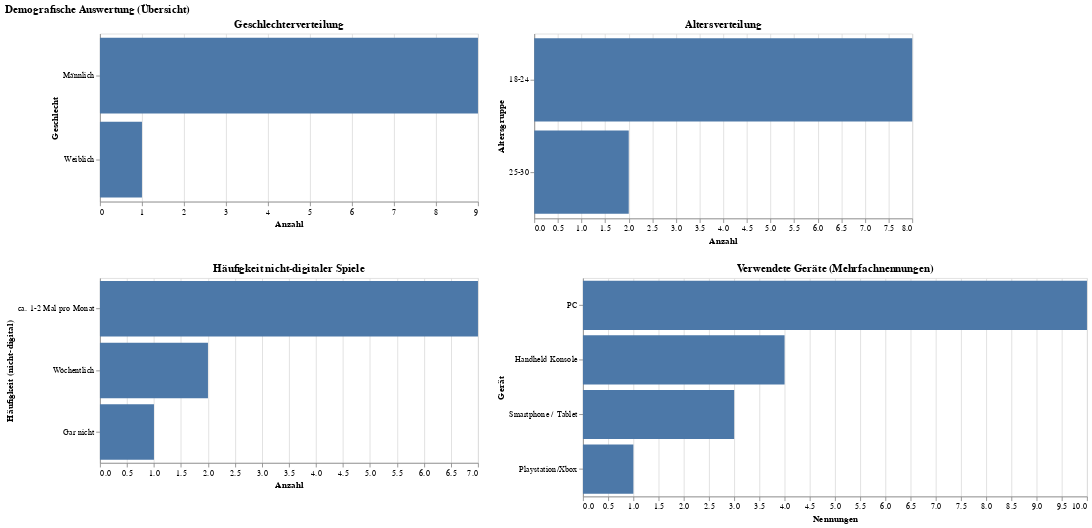

The code cell stored with this chart in its notebook:
### Code cell
# -----------------------------
# 8) Alles als Dashboard (2 Zeilen)
# -----------------------------
dashboard = alt.vconcat(
    alt.hconcat(gender_chart, age_chart).resolve_scale(x="independent", y="independent"),
    alt.hconcat(analog_chart, devices_chart).resolve_scale(x="independent", y="independent")
).properties(
    title="Demografische Auswertung (Übersicht)"
)

dashboard

### Figure 1 — Vega-Lite specification as saved in the notebook (floating-point values rounded to 4 significant figures)
{"config": {"view": {"continuousWidth": 300, "continuousHeight": 300}}, "vconcat": [{"hconcat": [{"data": {"name": "data-c24f11277f933d278bb63eb336750d2c"}, "mark": {"type": "bar"}, "encoding": {"tooltip": [{"field": "Unter welchem Geschlecht ordnen Sie sich ein?", "title": "Geschlecht", "type": "nominal"}, {"field": "count", "title": "Anzahl", "type": "quantitative"}, {"field": "percent", "title": "Prozent", "type": "quantitative"}], "x": {"field": "count", "title": "Anzahl", "type": "quantitative"}, "y": {"field": "Unter welchem Geschlecht ordnen Sie sich ein?", "sort": "-x", "title": "Geschlecht", "type": "nominal"}}, "height": 200, "title": "Geschlechterverteilung", "width": 450}, {"data": {"name": "data-48c9b406c23ac8b2c25a4d9c65506863"}, "mark": {"type": "bar"}, "encoding": {"tooltip": [{"field": "Wie alt sind Sie?", "title": "Altersgruppe", "type": "nominal"}, {"field": "count", "title": "Anzahl", "type": "quantitative"}, {"field": "percent", "title": "Prozent", "type": "quantitative"}], "x": {"field": "count", "title": "Anzahl", "type": "quantitative"}, "y": {"field": "Wie alt sind Sie?", "sort": "-x", "title": "Altersgruppe", "type": "nominal"}}, "height": 220, "title": "Altersverteilung", "width": 450}], "resolve": {"scale": {"x": "independent", "y": "independent"}}}, {"hconcat": [{"data": {"name": "data-0f6a8471bb0230c0f4ae314faed7b407"}, "mark": {"type": "bar"}, "encoding": {"tooltip": [{"field": "Wie oft spielen Sie nicht digitale Spiele (Karten oder Brettspiele)?", "title": "Häufigkeit", "type": "nominal"}, {"field": "count", "title": "Anzahl", "type": "quantitative"}, {"field": "percent", "title": "Prozent", "type": "quantitative"}], "x": {"field": "count", "title": "Anzahl", "type": "quantitative"}, "y": {"field": "Wie oft spielen Sie nicht digitale Spiele (Karten oder Brettspiele)?", "sort": "-x", "title": "Häufigkeit (nicht-digital)", "type": "nominal"}}, "height": 220, "title": "Häufigkeit nicht-digitaler Spiele", "width": 450}, {"data": {"name": "data-53ee9c4b085fd02b8fc0cb1b374bfeeb"}, "mark": {"type": "bar"}, "encoding": {"tooltip": [{"field": "device", "title": "Gerät", "type": "nominal"}, {"field": "count", "title": "Nennungen", "type": "quantitative"}, {"field": "percent_of_sample", "title": "% der Stichprobe", "type": "quantitative"}], "x": {"field": "count", "title": "Nennungen", "type": "quantitative"}, "y": {"field": "device", "sort": "-x", "title": "Gerät", "type": "nominal"}}, "height": 260, "title": "Verwendete Geräte (Mehrfachnennungen)", "width": 600}], "resolve": {"scale": {"x": "independent", "y": "independent"}}}], "title": "Demografische Auswertung (Übersicht)", "$schema": "https://vega.github.io/schema/vega-lite/v6.1.0.json", "datasets": {"data-c24f11277f933d278bb63eb336750d2c": [{"Unter welchem Geschlecht ordnen Sie sich ein?": "Männlich", "count": 9, "percent": 90.0}, {"Unter welchem Geschlecht ordnen Sie sich ein?": "Weiblich", "count": 1, "percent": 10.0}], "data-48c9b406c23ac8b2c25a4d9c65506863": [{"Wie alt sind Sie?": "18-24", "count": 8, "percent": 80.0}, {"Wie alt sind Sie?": "25-30", "count": 2, "percent": 20.0}], "data-0f6a8471bb0230c0f4ae314faed7b407": [{"Wie oft spielen Sie nicht digitale Spiele (Karten oder Brettspiele)?": "ca. 1-2 Mal pro Monat", "count": 7, "percent": 70.0}, {"Wie oft spielen Sie nicht digitale Spiele (Karten oder Brettspiele)?": "Wöchentlich", "count": 2, "percent": 20.0}, {"Wie oft spielen Sie nicht digitale Spiele (Karten oder Brettspiele)?": "Gar nicht", "count": 1, "percent": 10.0}], "data-53ee9c4b085fd02b8fc0cb1b374bfeeb": [{"device": "PC", "count": 10, "percent_of_sample": 100.0}, {"device": "Handheld Konsole", "count": 4, "percent_of_sample": 40.0}, {"device": "Smartphone / Tablet", "count": 3, "percent_of_sample": 30.0}, {"device": "Playstation/Xbox", "count": 1, "percent_of_sample": 10.0}]}}
